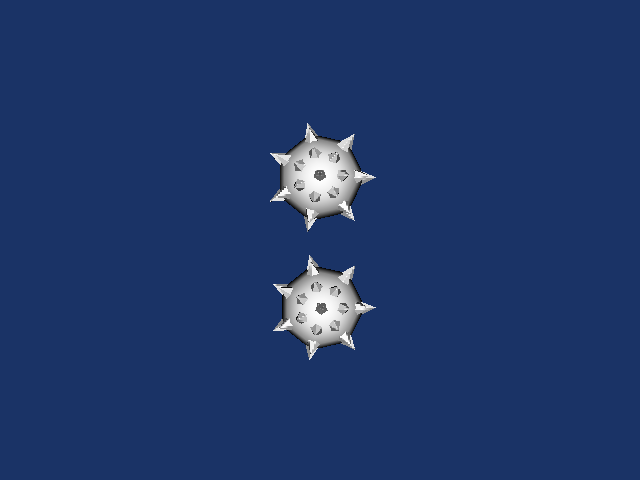

This figure's Python source:
#!/usr/bin/env python

# Demonstrate depth-of-field camera blur by placing two mace objects at
# different depths and setting a non-zero focal disk on the camera.

# Factory overrides: importing these modules registers the OpenGL rendering
# and interaction style implementations for vtkRenderingCore factory classes.
import vtkmodules.vtkInteractionStyle  # noqa: F401
import vtkmodules.vtkRenderingOpenGL2  # noqa: F401

# VTK pipeline classes used in this example
from vtkmodules.vtkFiltersCore import vtkGlyph3D
from vtkmodules.vtkFiltersSources import (
    vtkConeSource,
    vtkSphereSource,
)
from vtkmodules.vtkRenderingCore import (
    vtkActor,
    vtkPolyDataMapper,
    vtkRenderWindow,
    vtkRenderWindowInteractor,
    vtkRenderer,
)

# Colors (normalized RGB)
background = (0.102, 0.200, 0.400)

# Source: low-resolution sphere (the ball)
sphere = vtkSphereSource()
sphere.SetPhiResolution(7)
sphere.SetThetaResolution(7)

# Mapper: map the sphere polygon data
sphere_mapper = vtkPolyDataMapper()
sphere_mapper.SetInputConnection(sphere.GetOutputPort())

# Source: cone (the spike template)
cone = vtkConeSource()
cone.SetResolution(5)

# Filter: glyph cones onto each sphere vertex
glyph = vtkGlyph3D()
glyph.SetInputConnection(sphere.GetOutputPort())
glyph.SetSourceConnection(cone.GetOutputPort())
glyph.SetVectorModeToUseNormal()
glyph.SetScaleModeToScaleByVector()
glyph.SetScaleFactor(0.25)

# Mapper: map the glyphed spike data
spike_mapper = vtkPolyDataMapper()
spike_mapper.SetInputConnection(glyph.GetOutputPort())

# Actor: foreground mace (near)
sphere_actor_near = vtkActor()
sphere_actor_near.SetMapper(sphere_mapper)
sphere_actor_near.SetPosition(0, 0.7, 0)

spike_actor_near = vtkActor()
spike_actor_near.SetMapper(spike_mapper)
spike_actor_near.SetPosition(0, 0.7, 0)

# Actor: background mace (far)
sphere_actor_far = vtkActor()
sphere_actor_far.SetMapper(sphere_mapper)
sphere_actor_far.SetPosition(0, -1.0, -10)
sphere_actor_far.SetScale(1.5, 1.5, 1.5)

spike_actor_far = vtkActor()
spike_actor_far.SetMapper(spike_mapper)
spike_actor_far.SetPosition(0, -1.0, -10)
spike_actor_far.SetScale(1.5, 1.5, 1.5)

# Renderer: assemble the scene and configure depth-of-field
renderer = vtkRenderer()
renderer.AddActor(sphere_actor_near)
renderer.AddActor(spike_actor_near)
renderer.AddActor(sphere_actor_far)
renderer.AddActor(spike_actor_far)
renderer.SetBackground(background)

# Window: display the rendered scene
render_window = vtkRenderWindow()
render_window.AddRenderer(renderer)
render_window.SetWindowName("camera blur")
render_window.SetMultiSamples(0)
render_window.SetSize(640, 480)

# Interactor: handle mouse and keyboard events
interactor = vtkRenderWindowInteractor()
interactor.SetRenderWindow(render_window)

# Camera: zoom in and enable focal-disk blur
render_window.Render()
renderer.GetActiveCamera().SetFocalPoint(0, 0, 0)
renderer.GetActiveCamera().Zoom(1.8)
renderer.GetActiveCamera().SetFocalDisk(0.05)

# Launch the interactive visualization
render_window.Render()
interactor.Start()
